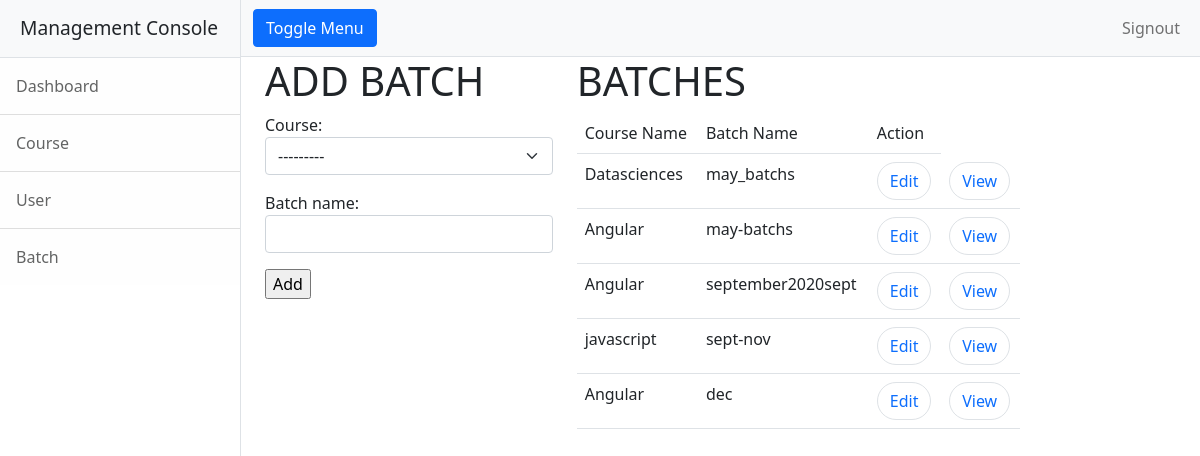
The page /centerhead/batch on the database its author committed.
### reporting/models.py (models this page shows, shortened)
class Batch(models.Model):
    course=models.ForeignKey(Course,on_delete=models.CASCADE)
    batch_name = models.CharField(max_length=100, unique=True)
    is_active = models.BooleanField(default=True)

class Course(models.Model):
    course_name=models.CharField(max_length=100,unique=True)
    is_active=models.BooleanField(default=True)
    def __str__(self):
        return self.course_name

### reporting/views.py (the view)
# urls.py: path("batch",views.BatchAdd.as_view(),name="batch"),
class BatchAdd(CreateView):
    model = Batch
    form_class = forms.BatchAddForm
    template_name = "reporting/batch_list.html"
    success_url = reverse_lazy("batch")
    def get_context_data(self, **kwargs):
        context=super().get_context_data(**kwargs)
        context["batch"]=self.model.objects.all()
        return context

### reporting/forms.py
class BatchAddForm(ModelForm):
    class Meta:
        model=Batch
        fields=["course","batch_name"]
        widgets={
            "course":forms.Select(attrs={"class":"form-select"}),
            "batch_name":forms.TextInput(attrs={"class":"form-control"}),
        }

### reporting/templates/reporting/batch_list.html (shortened to what this page needs)
<!DOCTYPE html>
{%extends 'reporting/base.html' %}
{%block body_block%}
<div class="container">
    <div class="row">
        <div class="col-4">
            <h1>ADD BATCH</h1>
            <form action="" method="post">
                {{form.as_p}}
                <input type="submit" value="Add">
            </form>
        </div>
        <div class="col-6">
            <h1>BATCHES</h1>
           <table class="table">
               <tr>
                   <td>Course Name</td>
<td>Batch Name</td>
                   <td>Action</td>
               </tr>
               {%for batch in batch%}
               <tr>
                   <td>{{batch.course}}</td>
                 <td>{{batch.batch_name}}</td>
                   <td><a href="{%url 'batchchange' batch.id%}" class="btn btn-outline-primary border rounded-pill">Edit</a></td>
                    <td><a href="{%url 'batchdetails' batch.id%}" class="btn btn-outline-primary border rounded-pill">View</a></td>
               </tr>
               {%endfor%}
           </table>
        </div>
        <div class="col-2"></div>
    </div>
</div>
{%endblock%}

### rows shown on the page
Batch: course "Datasciences", batch_name "may_batchs"
Batch: course "Angular", batch_name "may-batchs"
Batch: course "Angular", batch_name "september2020sept"
Batch: course "javascript", batch_name "sept-nov"
Batch: course "Angular", batch_name "dec"
